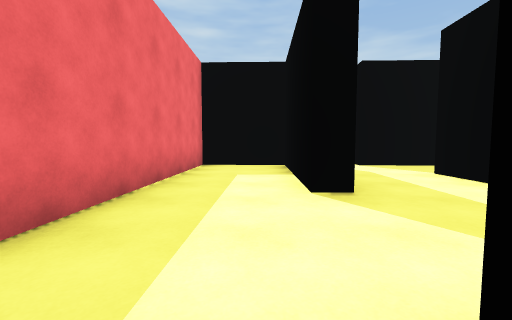
View 1 (above)

16 first-person views from a walk through a scene from a Unity 3-D project. The camera is 1.2 m above the floor, tilts 4° down and sees 90° across. The floor is counted in squares, 2 m on a side. Each view is taken from the middle of a square. On the plan, view 1 faces up. The plan holds only what a view shows up to about 9 squares ahead; the rest is blank.

View 2
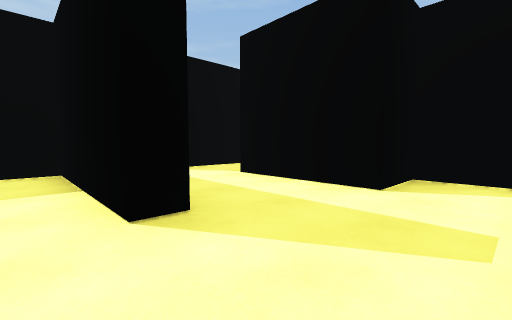

View 3
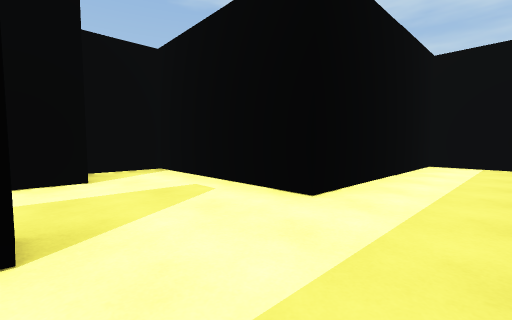

View 4
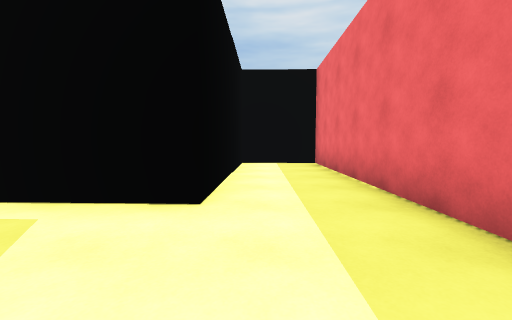

View 5
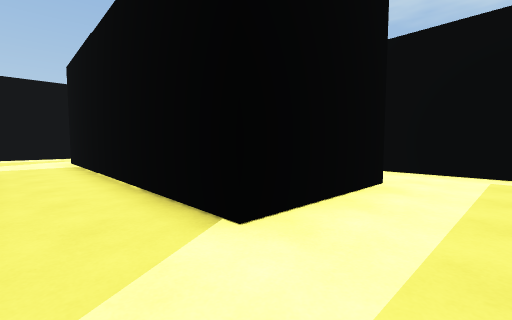

View 6
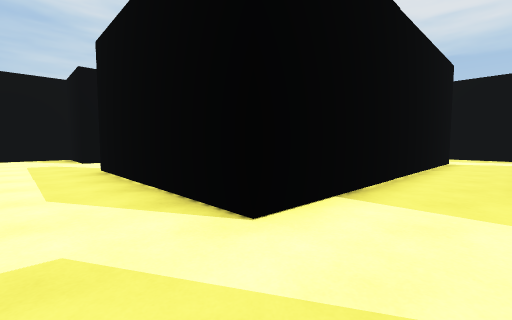

View 7
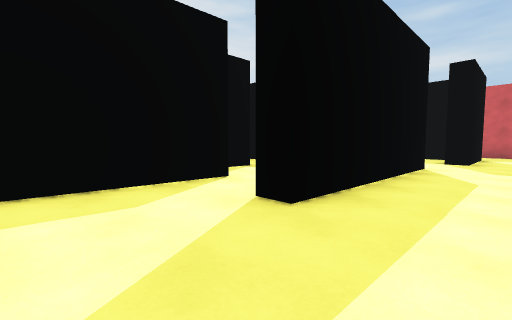

View 8
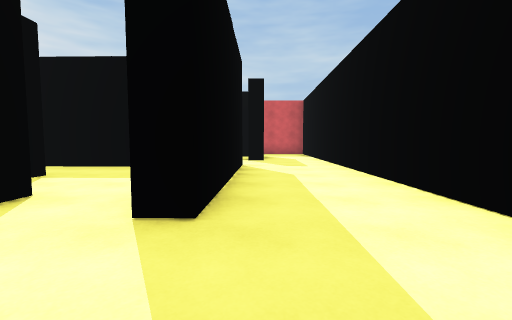

View 9
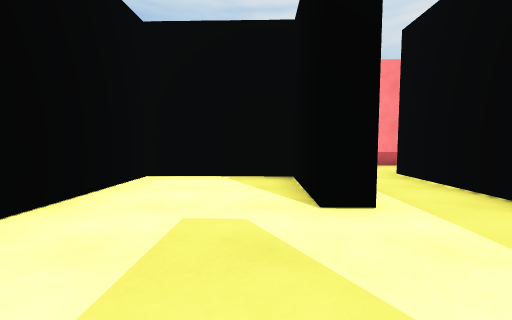

View 10
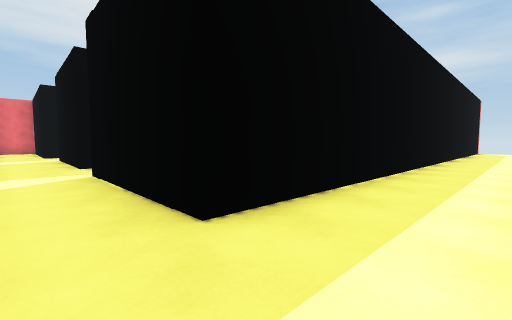

View 11
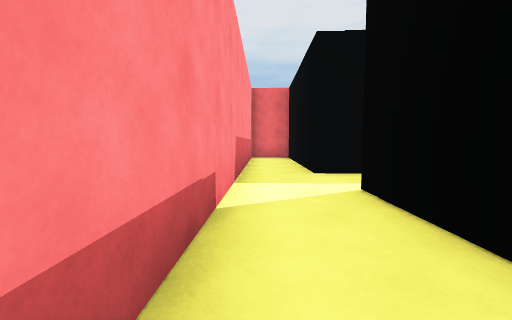

View 12
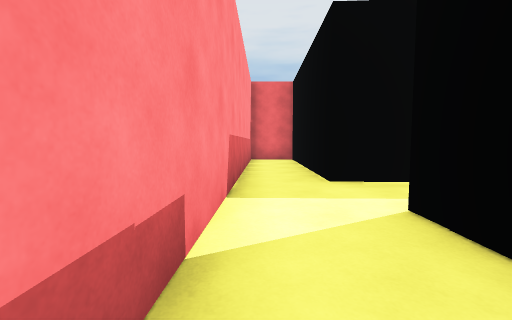

View 13
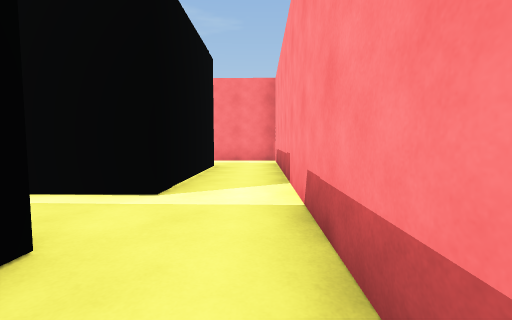

View 14
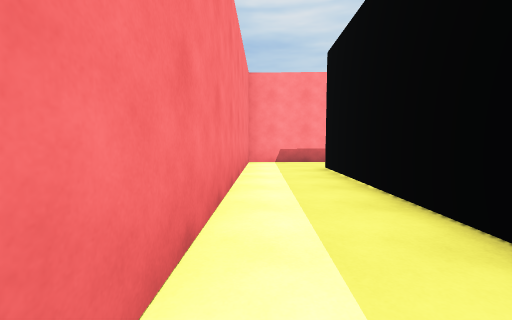

View 15
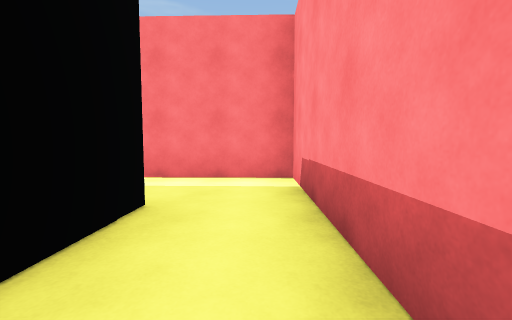

View 16
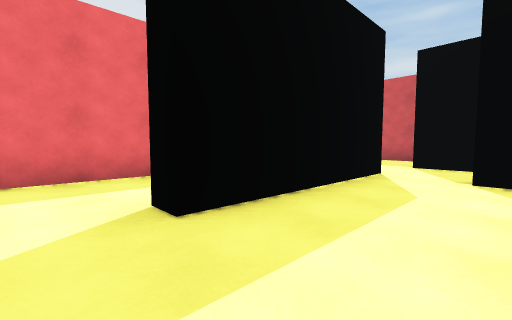

### Floor plan
Points are (right, up) in squares from view 1. A wall is a line through its corners. A room is listed if a view was taken in it or the views show most of it. See-through windows are left out.
Room 1 (views 1, 2, 3, 4, 5, 6, 7, 8, 9, 10, 11, 12, 13, 14, 15, 16)
walls: (7.6, 4.2) (5.4, 4.2); (4.6, 4.8) (6.6, 4.7); (4.9, 6.5) (2.6, 6.5); (13.1, 3.2) (13.2, 7.1); (0.7, 5.7) (0.8, 6.7); (13.7, 5.4) (13.5, -0.7); (1.3, 7.2) (1.2, 4.4); (2.6, 8.6) (1.3, 8.7); (2.4, -4.9) (-1.7, -4.8) (-1.7, -6.1); (-1.4, 6.2) (-1.7, -4.3) (0.5, -4.3); (1, 10.9) (-0.1, 11); (-1.1, -6.2) (15.2, -6.6) (15.4, 0.7)
objects: other object (-1, 7) to (0, 7); other object (1, -4) to (1, -3); other object (1, -2) to (1, -1); other object (1, 0) to (2, 0); other object (3, -4) to (3, -3); other object (3, 0) to (4, 0); other object (4, 2); other object (4, 3) to (4, 4); other object (5, -5) to (5, -3); other object (5, 0) to (5, 2); other object (6, -5) to (7, -4); other object (7, 1) to (7, 2); other object (8, -4) to (8, -3); other object (8, -2) to (8, 0); other object (8, 1); other object (8, 4) to (9, 4); other object (9, 9) to (10, 9); other object (10, -5) to (10, -3); other object (10, 0) to (10, 2); other object (10, 3) to (10, 4); other object (11, -5) to (12, -5); other object (11, 7) to (11, 9); other object (13, -5) to (13, -3)

Where each view was taken, in squares from view 1:
view 1: 0 up, 0 right, facing up
view 2: 1 up, 0 right, facing up-right
view 3: 3 up, 1 left, facing down-right
view 4: 3 up, 0 right, facing down
view 5: 6 up, 2 right, facing down-right
view 6: 6 up, 12 right, facing down-left
view 7: 2 down, 12 right, facing up-left
view 8: 2 down, 11 right, facing up
view 9: 0 up, 11 right, facing down
view 10: 6 down, 15 right, facing up-left
view 11: 6 down, 8 right, facing left
view 12: 6 down, 7 right, facing left
view 13: 6 down, 7 right, facing right
view 14: 1 up, 15 right, facing down
view 15: 6 down, 11 right, facing right
view 16: 2 up, 3 right, facing up-left
